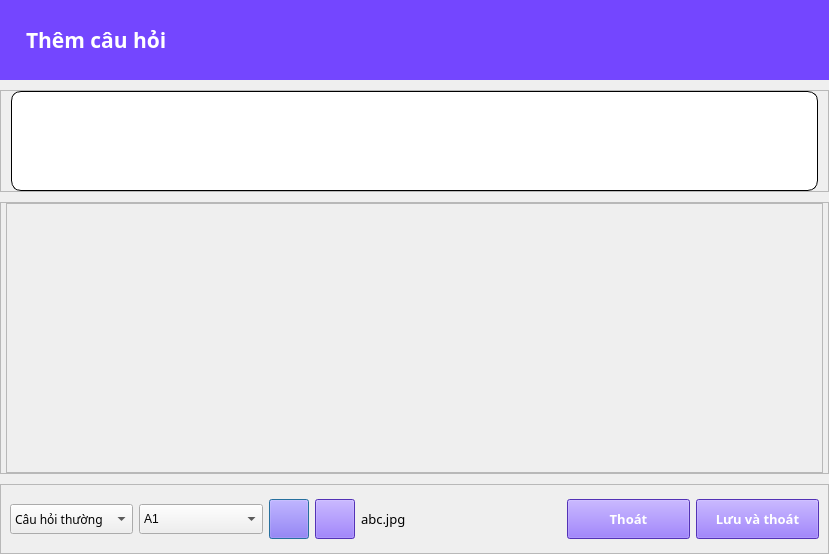
<?xml version="1.0" encoding="UTF-8"?>
<ui version="4.0">
 <class>QuestionAdder</class>
 <widget class="QDialog" name="QuestionAdder">
  <property name="geometry">
   <rect>
    <x>0</x>
    <y>0</y>
    <width>829</width>
    <height>554</height>
   </rect>
  </property>
  <property name="windowTitle">
   <string>Dialog</string>
  </property>
  <property name="styleSheet">
   <string notr="true">QTextEdit#textEdit {
	border: 1px solid; 
	border-radius: 10px; 
	background-color: palette(base);
	padding-left: 5px;
	font: 16pt &quot;LMHDOC&quot;;
}</string>
  </property>
  <layout class="QVBoxLayout" name="verticalLayout">
   <property name="spacing">
    <number>10</number>
   </property>
   <property name="leftMargin">
    <number>0</number>
   </property>
   <property name="topMargin">
    <number>0</number>
   </property>
   <property name="rightMargin">
    <number>0</number>
   </property>
   <property name="bottomMargin">
    <number>0</number>
   </property>
   <item>
    <widget class="QLabel" name="label">
     <property name="minimumSize">
      <size>
       <width>0</width>
       <height>80</height>
      </size>
     </property>
     <property name="maximumSize">
      <size>
       <width>16777215</width>
       <height>80</height>
      </size>
     </property>
     <property name="font">
      <font>
       <family>LMHDOC</family>
       <pointsize>16</pointsize>
       <weight>75</weight>
       <bold>true</bold>
      </font>
     </property>
     <property name="styleSheet">
      <string notr="true">background-color: #7446ff;
color: white;
padding-left: 20px;</string>
     </property>
     <property name="text">
      <string>Thêm câu hỏi</string>
     </property>
    </widget>
   </item>
   <item>
    <widget class="QFrame" name="frame">
     <property name="frameShape">
      <enum>QFrame::StyledPanel</enum>
     </property>
     <property name="frameShadow">
      <enum>QFrame::Raised</enum>
     </property>
     <layout class="QVBoxLayout" name="verticalLayout_3">
      <property name="spacing">
       <number>0</number>
      </property>
      <property name="leftMargin">
       <number>10</number>
      </property>
      <property name="topMargin">
       <number>0</number>
      </property>
      <property name="rightMargin">
       <number>10</number>
      </property>
      <property name="bottomMargin">
       <number>0</number>
      </property>
      <item alignment="Qt::AlignTop">
       <widget class="QTextEdit" name="textEdit">
        <property name="minimumSize">
         <size>
          <width>0</width>
          <height>100</height>
         </size>
        </property>
        <property name="maximumSize">
         <size>
          <width>16777215</width>
          <height>100</height>
         </size>
        </property>
       </widget>
      </item>
     </layout>
    </widget>
   </item>
   <item>
    <widget class="QFrame" name="frame01">
     <property name="styleSheet">
      <string notr="true">QTextEdit {
	border: 0.5px solid;  
	border-radius: 5px;
	background-color: palette(base);
	padding-left: 2px;
	font: 14pt &quot;LMHDOC&quot;;
}</string>
     </property>
     <property name="frameShape">
      <enum>QFrame::StyledPanel</enum>
     </property>
     <property name="frameShadow">
      <enum>QFrame::Raised</enum>
     </property>
     <layout class="QVBoxLayout" name="verticalLayout_2">
      <property name="spacing">
       <number>0</number>
      </property>
      <property name="leftMargin">
       <number>5</number>
      </property>
      <property name="topMargin">
       <number>0</number>
      </property>
      <property name="rightMargin">
       <number>5</number>
      </property>
      <property name="bottomMargin">
       <number>0</number>
      </property>
      <item>
       <widget class="QScrollArea" name="scroll">
        <property name="widgetResizable">
         <bool>true</bool>
        </property>
        <widget class="QWidget" name="scrollAreaWidgetContents">
         <property name="geometry">
          <rect>
           <x>0</x>
           <y>0</y>
           <width>815</width>
           <height>268</height>
          </rect>
         </property>
        </widget>
       </widget>
      </item>
     </layout>
    </widget>
   </item>
   <item>
    <widget class="QFrame" name="frame02">
     <property name="minimumSize">
      <size>
       <width>0</width>
       <height>70</height>
      </size>
     </property>
     <property name="maximumSize">
      <size>
       <width>16777215</width>
       <height>70</height>
      </size>
     </property>
     <property name="styleSheet">
      <string notr="true">QPushButton {
	background-color: #7446ff;
	color: white;
}</string>
     </property>
     <property name="frameShape">
      <enum>QFrame::StyledPanel</enum>
     </property>
     <property name="frameShadow">
      <enum>QFrame::Raised</enum>
     </property>
     <layout class="QHBoxLayout" name="horizontalLayout">
      <item>
       <widget class="QComboBox" name="comboBox">
        <property name="minimumSize">
         <size>
          <width>0</width>
          <height>30</height>
         </size>
        </property>
        <property name="font">
         <font>
          <family>LMHGUI</family>
         </font>
        </property>
        <item>
         <property name="text">
          <string>Câu hỏi thường</string>
         </property>
        </item>
        <item>
         <property name="text">
          <string>Câu hỏi sa hình</string>
         </property>
        </item>
        <item>
         <property name="text">
          <string>Câu hỏi biển báo</string>
         </property>
        </item>
       </widget>
      </item>
      <item>
       <widget class="QComboBox" name="comboBoxType">
        <property name="minimumSize">
         <size>
          <width>0</width>
          <height>30</height>
         </size>
        </property>
        <item>
         <property name="text">
          <string>A1</string>
         </property>
        </item>
        <item>
         <property name="text">
          <string>A2</string>
         </property>
        </item>
        <item>
         <property name="text">
          <string>A3</string>
         </property>
        </item>
        <item>
         <property name="text">
          <string>A4</string>
         </property>
        </item>
        <item>
         <property name="text">
          <string>B1</string>
         </property>
        </item>
        <item>
         <property name="text">
          <string>B2</string>
         </property>
        </item>
       </widget>
      </item>
      <item>
       <widget class="QPushButton" name="add">
        <property name="minimumSize">
         <size>
          <width>40</width>
          <height>40</height>
         </size>
        </property>
        <property name="maximumSize">
         <size>
          <width>40</width>
          <height>40</height>
         </size>
        </property>
        <property name="text">
         <string/>
        </property>
        <property name="icon">
         <iconset resource="Icon.qrc">
          <normaloff>:/icon/white/plus-circle.svg</normaloff>:/icon/white/plus-circle.svg</iconset>
        </property>
        <property name="iconSize">
         <size>
          <width>30</width>
          <height>30</height>
         </size>
        </property>
       </widget>
      </item>
      <item>
       <widget class="QPushButton" name="image">
        <property name="minimumSize">
         <size>
          <width>40</width>
          <height>40</height>
         </size>
        </property>
        <property name="maximumSize">
         <size>
          <width>40</width>
          <height>40</height>
         </size>
        </property>
        <property name="styleSheet">
         <string notr="true"/>
        </property>
        <property name="text">
         <string/>
        </property>
        <property name="icon">
         <iconset resource="Icon.qrc">
          <normaloff>:/icon/white/image.svg</normaloff>:/icon/white/image.svg</iconset>
        </property>
        <property name="iconSize">
         <size>
          <width>30</width>
          <height>30</height>
         </size>
        </property>
       </widget>
      </item>
      <item>
       <widget class="QLabel" name="dir">
        <property name="sizePolicy">
         <sizepolicy hsizetype="Preferred" vsizetype="Preferred">
          <horstretch>0</horstretch>
          <verstretch>0</verstretch>
         </sizepolicy>
        </property>
        <property name="minimumSize">
         <size>
          <width>200</width>
          <height>0</height>
         </size>
        </property>
        <property name="maximumSize">
         <size>
          <width>200</width>
          <height>16777215</height>
         </size>
        </property>
        <property name="font">
         <font>
          <family>LMHGUI</family>
          <pointsize>10</pointsize>
         </font>
        </property>
        <property name="text">
         <string>abc.jpg</string>
        </property>
       </widget>
      </item>
      <item>
       <widget class="QPushButton" name="quit">
        <property name="minimumSize">
         <size>
          <width>0</width>
          <height>40</height>
         </size>
        </property>
        <property name="font">
         <font>
          <family>LMHGUI</family>
          <pointsize>10</pointsize>
          <weight>75</weight>
          <bold>true</bold>
         </font>
        </property>
        <property name="text">
         <string>Thoát</string>
        </property>
       </widget>
      </item>
      <item>
       <widget class="QPushButton" name="saveAndQuit">
        <property name="minimumSize">
         <size>
          <width>0</width>
          <height>40</height>
         </size>
        </property>
        <property name="font">
         <font>
          <family>LMHGUI</family>
          <pointsize>10</pointsize>
          <weight>75</weight>
          <bold>true</bold>
         </font>
        </property>
        <property name="text">
         <string>Lưu và thoát</string>
        </property>
       </widget>
      </item>
     </layout>
    </widget>
   </item>
  </layout>
  <zorder>frame</zorder>
  <zorder>label</zorder>
  <zorder>frame02</zorder>
  <zorder>frame01</zorder>
 </widget>
 <resources>
  <include location="Icon.qrc"/>
 </resources>
 <connections/>
</ui>
